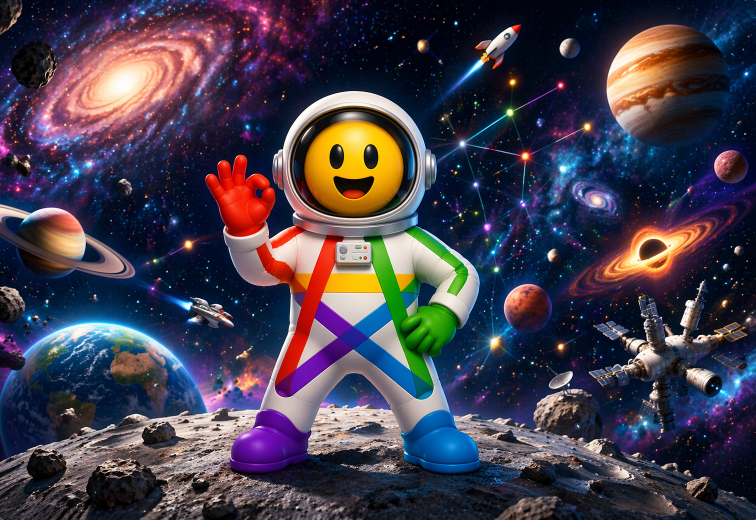
#> input picture design/img-src/header.png, 1512 x 1040 px (shown at 1/2 size)
$ python build_images.py
#> lines starting #> are read from the running program, lines starting #| are printed output that depends on the picture
#!/usr/bin/env python3
"""Vygeneruje web/img/*.webp z originálů v design/img-src/ (a header-og.jpg pro sociální náhledy).

Rozměry = 2× největší CSS velikost (retina): maskoti max 800 px, screenshoty 960 px,
hlavička 1536×1024, QR 440 px bezztrátově. Spouštět po změně originálu:

    python3 -m venv .venv && .venv/bin/pip install pillow && .venv/bin/python scripts/build_images.py
"""
import pathlib
from PIL import Image

ROOT = pathlib.Path(__file__).resolve().parent.parent
SRC, DST = ROOT / 'design' / 'img-src', ROOT / 'web' / 'img'
MASCOT, SHOT, Q = 800, 960, 82

PLAN = {
    'header.png': ((1536, 1024), Q),
    **{f'{n}.png': ((MASCOT, MASCOT), Q) for n in (
        'fedik-na-tohle-se-podivej-dolu', 'fedik-nevim-co-dal', 'fedik-nemusis-se-bat', 'fedik-kterou-raketu',
        'fedik-odkud-prichazis', 'fedik-stavi-zakladnu', 'fedik-tabule-ukolu', 'fedik-posadka-pro-zakladnu',
        'fedik-tools', 'fedik-se-slovnikem', 'fedik-grafy', 'fedik-majak', 'fedik-s-dalekohledem')},
    **{f'{n}.png': ((SHOT, SHOT), Q) for n in (
        'card-applications', 'card-tools', 'card-instance', 'card-links', 'card-statistics', 'search-results')},
    'daniel.jpg': ((MASCOT, MASCOT), Q),
}

def main():
    for name, (box, q) in PLAN.items():
        im = Image.open(SRC / name)
#> im is the input picture: PIL image 1512x1040 RGB; mean R, G, B 67.5, 61.5, 76.3
        im.thumbnail(box, Image.LANCZOS)
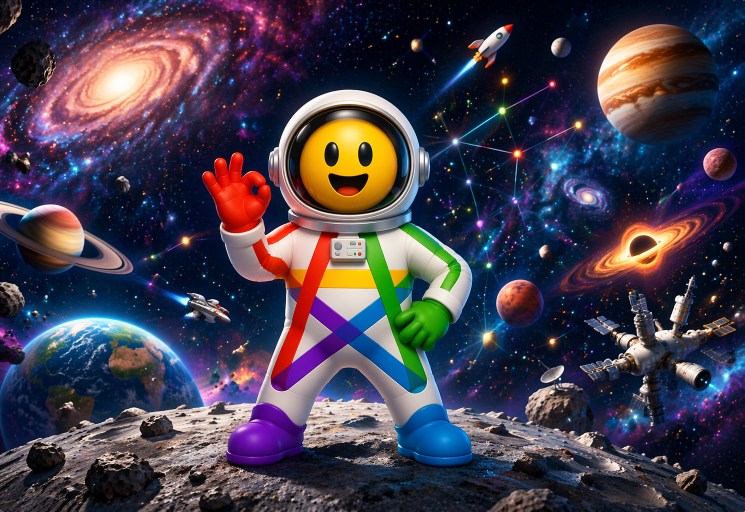
#> im: PIL image 1489x1024 RGB (shown at 1/2 size); mean R, G, B 67.5, 61.5, 76.3
        out = DST / (name.rsplit('.', 1)[0] + '.webp')
        im.save(out, 'WEBP', quality=q, method=6)
#> (the run stopped early here; a loop or call above may not have finished)
